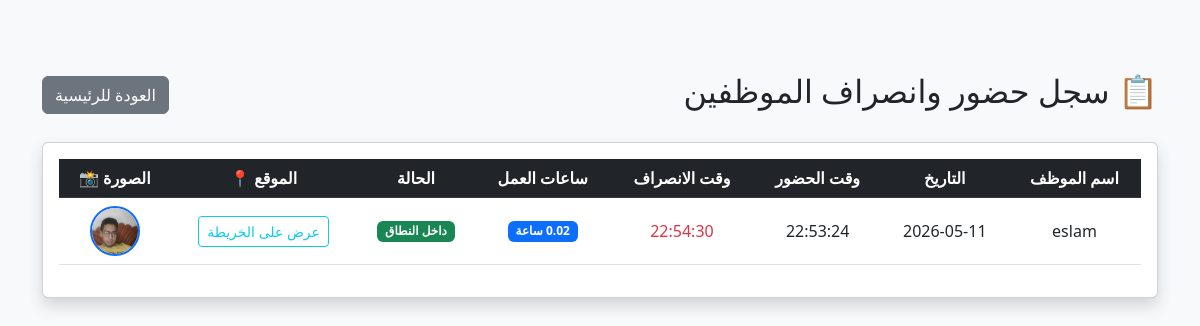
The app's page /admin/attendance_logs (signed in) with its own data.
### models.py (models this page shows, shortened)
class TemplateAccessMixin:
    def __getitem__(self, key):
        value = getattr(self, key)
        if hasattr(value, "isoformat"):
            return value.isoformat()
        return value

class Attendance(TemplateAccessMixin, db.Model):
    __tablename__ = "attendance"
    id = db.Column(db.Integer, primary_key=True)
    user_id = db.Column(db.Integer, db.ForeignKey("employees.id", ondelete="CASCADE"))
    date = db.Column(db.Date, nullable=False, index=True)
    time = db.Column(db.Time)
    check_out_time = db.Column(db.Time)
    work_hours = db.Column(db.Float, nullable=False, default=0.0)
    lat = db.Column(db.Float)
    lng = db.Column(db.Float)
    status = db.Column(db.String(100))
    photo = db.Column(db.String(255))
    employee = db.relationship("Employee", back_populates="attendance_records")

class Employee(TemplateAccessMixin, db.Model):
    __tablename__ = "employees"
    id = db.Column(db.Integer, primary_key=True)
    name = db.Column(db.String(150), nullable=False)
    username = db.Column(db.String(80), unique=True, nullable=False, index=True)
    password = db.Column(db.String(255), nullable=False)
    dept = db.Column(db.String(100))
    role = db.Column(db.String(20), nullable=False, default="Employee")
    photo = db.Column(db.String(255))
    face_encoding = db.Column(db.Text)
    hourly_rate = db.Column(db.Float, nullable=False, default=0.0)
    created_at = db.Column(db.DateTime, nullable=False, default=datetime.utcnow)
    attendance_records = db.relationship(
        "Attendance",
        back_populates="employee",
        cascade="all, delete-orphan",
    )
    leave_requests = db.relationship(
        "LeaveRequest",
        back_populates="employee",
        cascade="all, delete-orphan",
    )
    payroll_history = db.relationship(
        "PayrollHistory",
        back_populates="employee",
        cascade="all, delete-orphan",
    )

### routes_admin.py (the view)
    @app.route('/attendance')
    @app.route('/admin_attendance')
    @app.route('/admin/attendance_logs')
    def attendance_logs():
        if session.get('role') != 'Admin': return redirect(url_for('login'))
        records = db.session.query(Attendance, Employee).join(Employee, Attendance.user_id == Employee.id).order_by(Attendance.date.desc(), Attendance.time.desc()).all()
        logs_data = []
        for att, emp in records:
            logs_data.append({
                "name": emp.name,
                "date": att.date,
                "time": att.time,
                "check_out_time": att.check_out_time,
                "work_hours": att.work_hours,
                "status": att.status,
                "photo": att.photo
            })
        return render_template('admin_attendance.html', logs=logs_data)

### templates/admin_attendance.html (shortened to what this page needs)
﻿<!DOCTYPE html>
<html lang="ar" dir="rtl">
<head>
    <link href="https://cdn.jsdelivr.net/npm/bootstrap@5.3.0/dist/css/bootstrap.min.css" rel="stylesheet">
</head>
<body class="bg-light">
    <div class="container mt-5">
        <div class="d-flex justify-content-between align-items-center mb-4">
            <h2>📋 سجل حضور وانصراف الموظفين</h2>
            <a href="/dashboard" class="btn btn-secondary">العودة للرئيسية</a>
        </div>
        <div class="card shadow">
            <div class="card-body">
                <table class="table table-hover text-center align-middle">
                    <thead class="table-dark">
                        <tr>
                            <th>اسم الموظف</th>
                            <th>التاريخ</th>
                            <th>وقت الحضور</th>
                            <th>وقت الانصراف</th>
                            <th>ساعات العمل</th>
                            <th>الحالة</th>
                            <th>الموقع 📍</th>
                            <th>الصورة 📸</th>
                        </tr>
                    </thead>
                    <tbody>
                        {% for log in logs %}
                        <tr>
                            <td>{{ log['name'] }}</td>
                            <td>{{ log['date'] }}</td>
                            <td>{{ log['time'] }}</td>
                            <td>
                                {% if log['check_out_time'] %}
                                <span class="text-danger">{{ log['check_out_time'] }}</span>
                                {% else %}
                                <span class="text-muted" style="font-size: 12px;">لم ينصرف بعد</span>
                                {% endif %}
                            </td>
                            <td>
                                {% if log['work_hours'] %}
                                <span class="badge bg-primary">{{ log['work_hours'] | round(2) }} ساعة</span>
                                {% else %}
                                <span class="text-muted">---</span>
                                {% endif %}
                            </td>
                            <td>
                                <span class="badge {% if log['status'] == 'داخل النطاق' %}bg-success{% else %}bg-danger{% endif %}">
                                    {{ log['status'] }}
                                </span>
                            </td>
                            <td>
                                <a href="https://www.google.com/maps?q={{ log['lat'] }},{{ log['lng'] }}" target="_blank" class="btn btn-sm btn-outline-info">
                                    عرض على الخريطة
                                </a>
                            </td>
                            <td>
                                {% set display_photo = log['photo'] if log['photo'] else log['emp_photo'] %}
                                {% if display_photo %}
                                <a href="/static/uploads/{{ display_photo }}" target="_blank">
                                    <img src="/static/uploads/{{ display_photo }}" width="50" height="50" style="border-radius: 50%; border: 2px solid #0d6efd; object-fit: cover;">
                                </a>
                                {% else %}
                                <span class="text-muted">بدون صورة</span>
                                {% endif %}
                            </td>
                        </tr>
                        {% endfor %}
                    </tbody>
                </table>
            </div>
        </div>
    </div>
</body>
</html>

### records on screen
Attendance: name "eslam", date "2026-05-11", time "22:53:24", check_out_time "22:54:30", work_hours "0.02", status "داخل النطاق", photo (picture)
